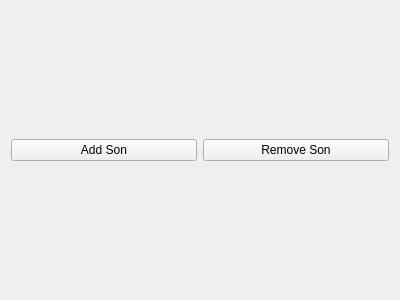
<?xml version="1.0" encoding="UTF-8"?>
<ui version="4.0">
 <class>ContainerView</class>
 <widget class="QWidget" name="ContainerView">
  <property name="geometry">
   <rect>
    <x>0</x>
    <y>0</y>
    <width>400</width>
    <height>300</height>
   </rect>
  </property>
  <property name="windowTitle">
   <string>Form</string>
  </property>
  <layout class="QGridLayout" name="gridLayout">
   <item row="0" column="0">
    <layout class="QHBoxLayout" name="horizontalLayout">
     <item>
      <widget class="QPushButton" name="addSon">
       <property name="text">
        <string>Add Son</string>
       </property>
       <property name="checkable">
        <bool>true</bool>
       </property>
       <property name="checked">
        <bool>false</bool>
       </property>
      </widget>
     </item>
     <item>
      <widget class="QPushButton" name="removeSon">
       <property name="text">
        <string>Remove Son</string>
       </property>
       <property name="checkable">
        <bool>true</bool>
       </property>
      </widget>
     </item>
    </layout>
   </item>
  </layout>
 </widget>
 <resources/>
 <connections/>
</ui>
